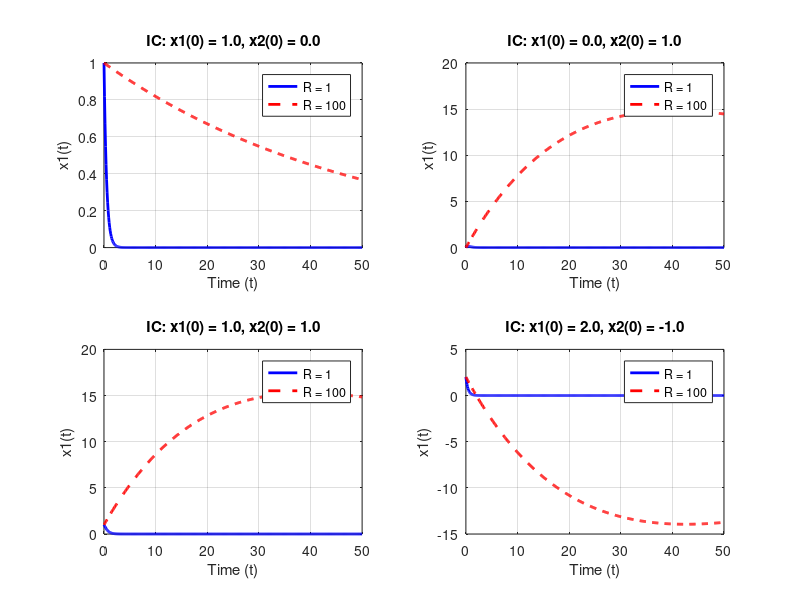

This figure's MATLAB source: (Note: this script raises an error after producing the figure.)
clc;
clear;
close all;

% MATLAB code for plotting x1(t) with different initial conditions in subplots and saving the figure

% Define time range
t = linspace(0, 50, 500);

% Parameters
k = 1;
R1 = 1;
R2 = 100;

% Define the matrix A for each R
A_R1 = [-(1 + k^2)/R1, k; 0, -(2 + k^2)/R1];
A_R2 = [-(1 + k^2)/R2, k; 0, -(2 + k^2)/R2];

% Different initial conditions (IC)
ICs = [
    1, 0;
    0, 1;
    1, 1;
    2, -1
];

% Number of initial conditions
num_ICs = size(ICs, 1);

% Create figure with subplots
figure;

for idx = 1:num_ICs
    % Extract current initial condition
    x0 = ICs(idx, :)';
    
    % Preallocate x1 arrays
    x1_R1 = zeros(size(t));
    x1_R2 = zeros(size(t));
    
    % Calculate x1(t) for each time step and each R
    for i = 1:length(t)
        x_R1 = expm(A_R1 * t(i)) * x0;
        x_R2 = expm(A_R2 * t(i)) * x0;
        x1_R1(i) = x_R1(1);
        x1_R2(i) = x_R2(1);
    end
    
    % Plotting in subplots
    subplot(2, 2, idx);
    plot(t, x1_R1, 'b-', 'LineWidth', 2);
    hold on;
    plot(t, x1_R2, 'r--', 'LineWidth', 2);
    xlabel('Time (t)');
    ylabel('x1(t)');
    title(sprintf('IC: x1(0) = %.1f, x2(0) = %.1f', x0(1), x0(2)));
    legend('R = 1', 'R = 100');
    grid on;
end

% Adjust the overall figure for clarity
sgtitle('Plots of x1(t) for Different Initial Conditions and R values');

% Save the figure as a PNG file
saveas(gcf, 'x1_plots_different_ICs.png');